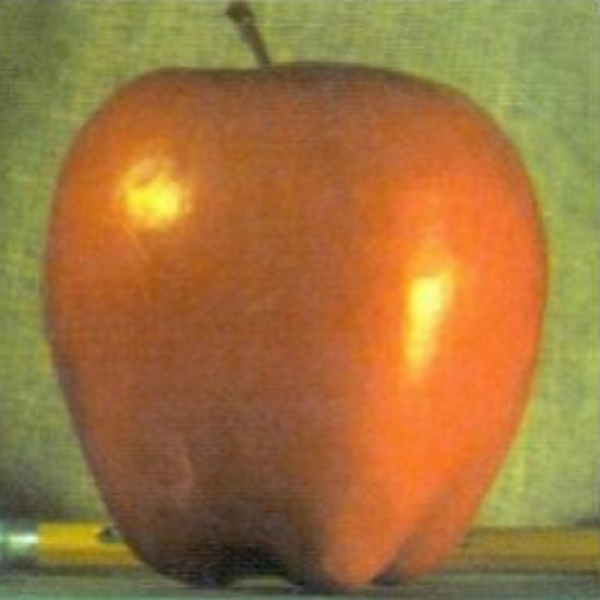
#> input picture 5.1 JPEG. Преобразование Фурье. Склейка изображений/apple.png, 600 x 600 px
$ jupyter execute 'Создание маски.ipynb'
#> lines starting #> are read from the running program, lines starting #| are printed output that depends on the picture; after the words box and inside, x2 and y2 are one past the last pixel; in counts of white or black regions, pixels touching at a corner belong together
[cell 1]
from skimage.io import imread, imshow, imsave

[cell 2]
img = imread('apple.png')[..., :3]

[cell 3]
imshow(img);

[cell 4]
img.shape
#> Out = (600, 600, 3)

[cell 5]
import numpy as np

[cell 6]
mask = np.zeros((img.shape[0], img.shape[1], img.shape[2]))

[cell 7]
mask.shape, mask.dtype

[cell 8]
mask

[cell 9]
imshow(mask);

[cell 10]
mask[:, :mask.shape[1] // 2, :] = 1.0

[cell 11]
imshow(mask);
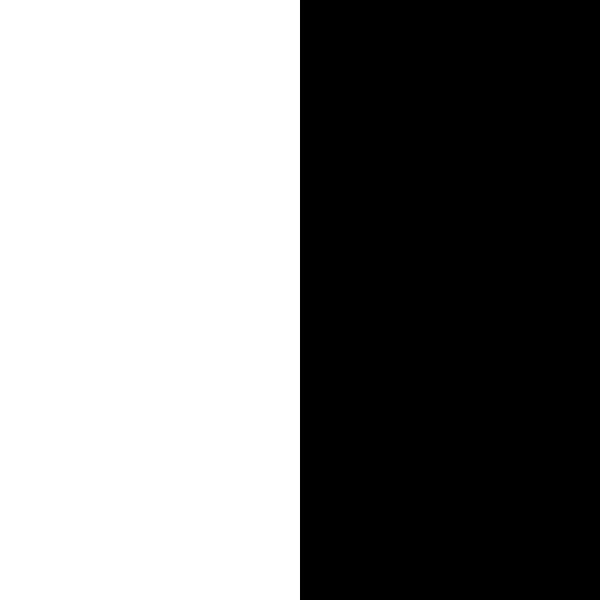
#> shown: shape (600, 600, 3) float64; values 0 (black) and 1 (white), 50% white; 1 white region, box (x1, y1, x2, y2) and area: (0, 0, 300, 600) 180000

[cell 12]
mask.dtype, mask.shape

[cell 13]
from skimage import img_as_ubyte

[cell 14]
mask = img_as_ubyte(mask)

[cell 15]
mask.dtype, mask.shape

[cell 16]
imshow(mask);

[cell 17]
imsave('mask-white-black.png', mask)

[cell 18]
img_one = img_as_ubyte(np.ones((img.shape[0], img.shape[1], img.shape[2])))

[cell 19]
imshow(img_one)
